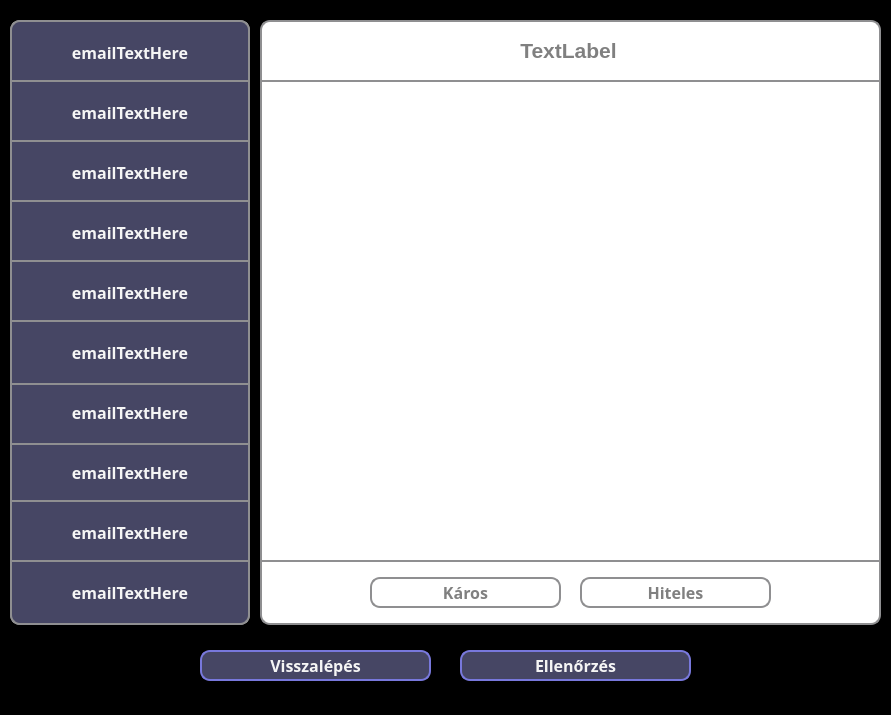
<?xml version="1.0" encoding="UTF-8"?>
<ui version="4.0">
 <class>MainWindow</class>
 <widget class="QMainWindow" name="MainWindow">
  <property name="geometry">
   <rect>
    <x>0</x>
    <y>0</y>
    <width>891</width>
    <height>715</height>
   </rect>
  </property>
  <property name="windowTitle">
   <string>Email Játékmód</string>
  </property>
  <property name="styleSheet">
   <string notr="true">* {
	background-color: black;
}</string>
  </property>
  <widget class="QWidget" name="centralwidget">
   <widget class="QWidget" name="widget" native="true">
    <property name="geometry">
     <rect>
      <x>260</x>
      <y>20</y>
      <width>621</width>
      <height>605</height>
     </rect>
    </property>
    <property name="styleSheet">
     <string notr="true">* {
	background-color: white;
	border: 2px solid #8f8f91;
	border-radius: 10px;
	color: white;
	font-size: 16px;
	font-weight: bold;
}
</string>
    </property>
    <widget class="QFrame" name="emailFrame">
     <property name="geometry">
      <rect>
       <x>10</x>
       <y>60</y>
       <width>601</width>
       <height>481</height>
      </rect>
     </property>
     <property name="styleSheet">
      <string notr="true">* {
	border: none;
	border-radius: 0px;
}</string>
     </property>
     <property name="frameShape">
      <enum>QFrame::StyledPanel</enum>
     </property>
     <property name="frameShadow">
      <enum>QFrame::Raised</enum>
     </property>
    </widget>
    <widget class="QPushButton" name="maliciousButton">
     <property name="geometry">
      <rect>
       <x>110</x>
       <y>557</y>
       <width>191</width>
       <height>31</height>
      </rect>
     </property>
     <property name="font">
      <font>
       <family>Corbel</family>
       <pointsize>-1</pointsize>
       <bold>true</bold>
      </font>
     </property>
     <property name="styleSheet">
      <string notr="true">* {
	background-color: white;
	color: grey;
}

*:hover {
	background-color: rgb(120, 120, 220);
	color: white;
}</string>
     </property>
     <property name="text">
      <string>Káros</string>
     </property>
    </widget>
    <widget class="QPushButton" name="genuineButton">
     <property name="geometry">
      <rect>
       <x>320</x>
       <y>557</y>
       <width>191</width>
       <height>31</height>
      </rect>
     </property>
     <property name="font">
      <font>
       <family>Corbel</family>
       <pointsize>-1</pointsize>
       <bold>true</bold>
      </font>
     </property>
     <property name="styleSheet">
      <string notr="true">* {
	background-color: white;
	color: grey;
}

*:hover {
	background-color: rgb(120, 120, 220);
	color: white;
}</string>
     </property>
     <property name="text">
      <string>Hiteles</string>
     </property>
    </widget>
    <widget class="Line" name="horizontalLine1">
     <property name="geometry">
      <rect>
       <x>0</x>
       <y>540</y>
       <width>621</width>
       <height>2</height>
      </rect>
     </property>
     <property name="orientation">
      <enum>Qt::Horizontal</enum>
     </property>
    </widget>
    <widget class="Line" name="horizontalLine2">
     <property name="geometry">
      <rect>
       <x>0</x>
       <y>60</y>
       <width>621</width>
       <height>2</height>
      </rect>
     </property>
     <property name="orientation">
      <enum>Qt::Horizontal</enum>
     </property>
    </widget>
    <widget class="QLabel" name="subjectLabel">
     <property name="geometry">
      <rect>
       <x>8</x>
       <y>5</y>
       <width>601</width>
       <height>51</height>
      </rect>
     </property>
     <property name="styleSheet">
      <string notr="true">* {
	font-size: 16pt;
	color: grey;
	border: None;
}</string>
     </property>
     <property name="text">
      <string>TextLabel</string>
     </property>
     <property name="alignment">
      <set>Qt::AlignCenter</set>
     </property>
    </widget>
   </widget>
   <widget class="QWidget" name="widget_2" native="true">
    <property name="geometry">
     <rect>
      <x>10</x>
      <y>20</y>
      <width>240</width>
      <height>605</height>
     </rect>
    </property>
    <property name="styleSheet">
     <string notr="true">* {
	background-color: black;
	border: 2px solid #8f8f91;
	border-radius: 10px;
	color: white;
	font-size: 16px;
	font-weight: bold;
}</string>
    </property>
    <widget class="QPushButton" name="email1Button">
     <property name="geometry">
      <rect>
       <x>0</x>
       <y>0</y>
       <width>240</width>
       <height>65</height>
      </rect>
     </property>
     <property name="font">
      <font>
       <family>Corbel</family>
       <pointsize>-1</pointsize>
       <bold>true</bold>
      </font>
     </property>
     <property name="styleSheet">
      <string notr="true">* {
	background-color: rgb(70, 70, 100);
	border-radius: 0px;
	border-top-left-radius: 10px;
	border-top-right-radius: 10px;
	color: whitesmoke;
}

*:hover {
	background-color: rgb(120, 120, 220);
	color: white;
}</string>
     </property>
     <property name="text">
      <string>emailTextHere</string>
     </property>
    </widget>
    <widget class="QPushButton" name="email2Button">
     <property name="geometry">
      <rect>
       <x>0</x>
       <y>60</y>
       <width>240</width>
       <height>65</height>
      </rect>
     </property>
     <property name="font">
      <font>
       <family>Corbel</family>
       <pointsize>-1</pointsize>
       <bold>true</bold>
      </font>
     </property>
     <property name="styleSheet">
      <string notr="true">* {
	background-color: rgb(70, 70, 100);
	border-radius: 0px;
	color: whitesmoke;
}

*:hover {
	background-color: rgb(120, 120, 220);
	color: white;
}</string>
     </property>
     <property name="text">
      <string>emailTextHere</string>
     </property>
    </widget>
    <widget class="QPushButton" name="email3Button">
     <property name="geometry">
      <rect>
       <x>0</x>
       <y>120</y>
       <width>240</width>
       <height>65</height>
      </rect>
     </property>
     <property name="font">
      <font>
       <family>Corbel</family>
       <pointsize>-1</pointsize>
       <bold>true</bold>
      </font>
     </property>
     <property name="styleSheet">
      <string notr="true">* {
	background-color: rgb(70, 70, 100);
	border-radius: 0px;
	color: whitesmoke;
}

*:hover {
	background-color: rgb(120, 120, 220);
	color: white;
}</string>
     </property>
     <property name="text">
      <string>emailTextHere</string>
     </property>
    </widget>
    <widget class="QPushButton" name="email4Button">
     <property name="geometry">
      <rect>
       <x>0</x>
       <y>180</y>
       <width>240</width>
       <height>65</height>
      </rect>
     </property>
     <property name="font">
      <font>
       <family>Corbel</family>
       <pointsize>-1</pointsize>
       <bold>true</bold>
      </font>
     </property>
     <property name="styleSheet">
      <string notr="true">* {
	background-color: rgb(70, 70, 100);
	border-radius: 0px;
	color: whitesmoke;
}

*:hover {
	background-color: rgb(120, 120, 220);
	color: white;
}</string>
     </property>
     <property name="text">
      <string>emailTextHere</string>
     </property>
    </widget>
    <widget class="QPushButton" name="email5Button">
     <property name="geometry">
      <rect>
       <x>0</x>
       <y>240</y>
       <width>240</width>
       <height>65</height>
      </rect>
     </property>
     <property name="font">
      <font>
       <family>Corbel</family>
       <pointsize>-1</pointsize>
       <bold>true</bold>
      </font>
     </property>
     <property name="styleSheet">
      <string notr="true">* {
	background-color: rgb(70, 70, 100);
	border-radius: 0px;
	color: whitesmoke;
}

*:hover {
	background-color: rgb(120, 120, 220);
	color: white;
}</string>
     </property>
     <property name="text">
      <string>emailTextHere</string>
     </property>
    </widget>
    <widget class="QPushButton" name="email8Button">
     <property name="geometry">
      <rect>
       <x>0</x>
       <y>420</y>
       <width>240</width>
       <height>65</height>
      </rect>
     </property>
     <property name="font">
      <font>
       <family>Corbel</family>
       <pointsize>-1</pointsize>
       <bold>true</bold>
      </font>
     </property>
     <property name="styleSheet">
      <string notr="true">* {
	background-color: rgb(70, 70, 100);
	border-radius: 0px;
	color: whitesmoke;
}

*:hover {
	background-color: rgb(120, 120, 220);
	color: white;
}</string>
     </property>
     <property name="text">
      <string>emailTextHere</string>
     </property>
    </widget>
    <widget class="QPushButton" name="email7Button">
     <property name="geometry">
      <rect>
       <x>0</x>
       <y>360</y>
       <width>240</width>
       <height>65</height>
      </rect>
     </property>
     <property name="font">
      <font>
       <family>Corbel</family>
       <pointsize>-1</pointsize>
       <bold>true</bold>
      </font>
     </property>
     <property name="styleSheet">
      <string notr="true">* {
	background-color: rgb(70, 70, 100);
	border-radius: 0px;
	color: whitesmoke;
}

*:hover {
	background-color: rgb(120, 120, 220);
	color: white;
}</string>
     </property>
     <property name="text">
      <string>emailTextHere</string>
     </property>
    </widget>
    <widget class="QPushButton" name="email6Button">
     <property name="geometry">
      <rect>
       <x>0</x>
       <y>300</y>
       <width>240</width>
       <height>65</height>
      </rect>
     </property>
     <property name="font">
      <font>
       <family>Corbel</family>
       <pointsize>-1</pointsize>
       <bold>true</bold>
      </font>
     </property>
     <property name="styleSheet">
      <string notr="true">* {
	background-color: rgb(70, 70, 100);
	border-radius: 0px;
	color: whitesmoke;
}

*:hover {
	background-color: rgb(120, 120, 220);
	color: white;
}</string>
     </property>
     <property name="text">
      <string>emailTextHere</string>
     </property>
    </widget>
    <widget class="QPushButton" name="email9Button">
     <property name="geometry">
      <rect>
       <x>0</x>
       <y>480</y>
       <width>240</width>
       <height>65</height>
      </rect>
     </property>
     <property name="font">
      <font>
       <family>Corbel</family>
       <pointsize>-1</pointsize>
       <bold>true</bold>
      </font>
     </property>
     <property name="styleSheet">
      <string notr="true">* {
	background-color: rgb(70, 70, 100);
	border-radius: 0px;
	color: whitesmoke;
}

*:hover {
	background-color: rgb(120, 120, 220);
	color: white;
}</string>
     </property>
     <property name="text">
      <string>emailTextHere</string>
     </property>
    </widget>
    <widget class="QPushButton" name="email10Button">
     <property name="geometry">
      <rect>
       <x>0</x>
       <y>540</y>
       <width>240</width>
       <height>65</height>
      </rect>
     </property>
     <property name="font">
      <font>
       <family>Corbel</family>
       <pointsize>-1</pointsize>
       <bold>true</bold>
      </font>
     </property>
     <property name="styleSheet">
      <string notr="true">* {
	background-color: rgb(70, 70, 100);
	border-radius: 0px;
	border-bottom-left-radius: 10px;
	border-bottom-right-radius: 10px;
	color: whitesmoke;
}

*:hover {
	background-color: rgb(120, 120, 220);
	color: white;
}</string>
     </property>
     <property name="text">
      <string>emailTextHere</string>
     </property>
    </widget>
   </widget>
   <widget class="QPushButton" name="backButton">
    <property name="geometry">
     <rect>
      <x>200</x>
      <y>650</y>
      <width>231</width>
      <height>31</height>
     </rect>
    </property>
    <property name="font">
     <font>
      <family>Corbel</family>
      <pointsize>-1</pointsize>
      <bold>true</bold>
     </font>
    </property>
    <property name="styleSheet">
     <string notr="true">* {
	background-color: rgb(70, 70, 100);
	border: 2px solid rgb(120, 120, 220);
	border-radius: 10px;
	color: whitesmoke;
	font-size: 16px;
	font-weight: bold;
}

*:hover {
	background-color: rgb(120, 120, 220);
	color: white;
}</string>
    </property>
    <property name="text">
     <string>Visszalépés</string>
    </property>
   </widget>
   <widget class="QPushButton" name="checkButton">
    <property name="geometry">
     <rect>
      <x>460</x>
      <y>650</y>
      <width>231</width>
      <height>31</height>
     </rect>
    </property>
    <property name="font">
     <font>
      <family>Corbel</family>
      <pointsize>-1</pointsize>
      <bold>true</bold>
     </font>
    </property>
    <property name="styleSheet">
     <string notr="true">* {
	background-color: rgb(70, 70, 100);
	border: 2px solid rgb(120, 120, 220);
	border-radius: 10px;
	color: whitesmoke;
	font-size: 16px;
	font-weight: bold;
}

*:hover {
	background-color: rgb(120, 120, 220);
	color: white;
}</string>
    </property>
    <property name="text">
     <string>Ellenőrzés</string>
    </property>
   </widget>
  </widget>
  <widget class="QStatusBar" name="statusbar"/>
 </widget>
 <resources/>
 <connections/>
</ui>
